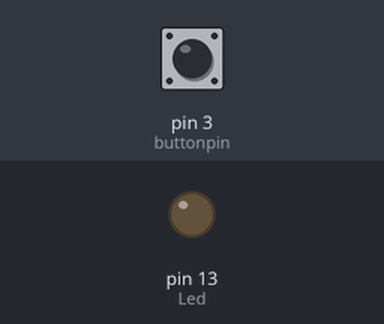
Bench run of a sketch on a simulated Arduino Uno, built with avr-gcc and run on an emulated ATmega328P. On the bench: output pins drawn as LEDs (lit = HIGH). Dashed ring = blinking. The inputs (shaded band) are chosen by the test bench; at power-on: pin 3 (buttonpin) LOW. What the sketch prints to the serial monitor is not drawn.

Above: at 1.2 s.
1.3 s: pin 3 (buttonpin) pulled HIGH for 0.15 s
At 1.38 s:
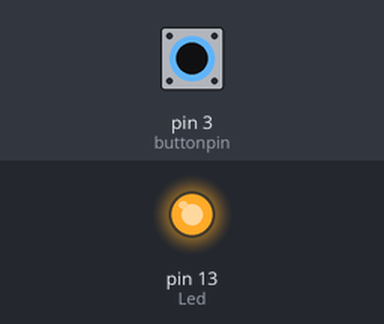
2.9 s: pin 3 (buttonpin) pulled HIGH for 0.15 s
At 4.0 s:
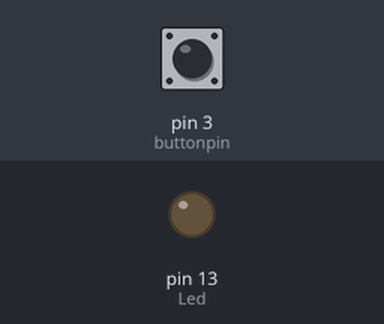
6.0 s: pin 3 (buttonpin) pulled HIGH for 3.2 s
At 7.2 s:
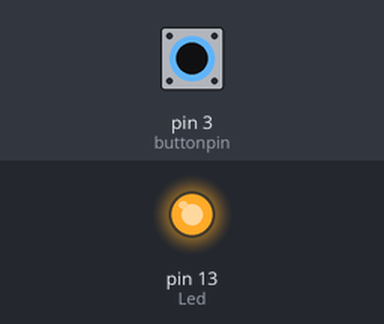
10.7 s: pin 3 (buttonpin) pulsed HIGH 2 times (0.12 s each, 0.3 s apart)
At 10.76 s:
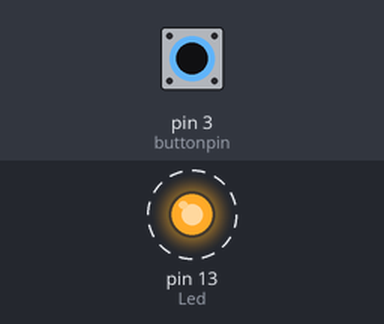
14.3 s: pin 3 (buttonpin) pulsed HIGH 5 times (0.12 s each, 0.3 s apart)
At 16.1 s:
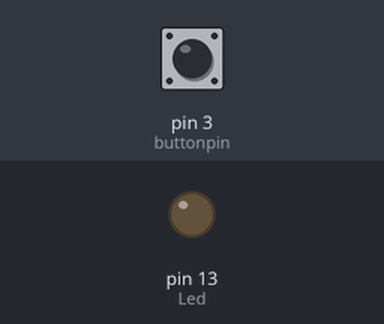
Timing chart, 0 to 17.6 s (numbered marks = the images above; inputs shaded):
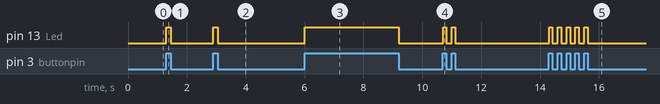

The sketch:

LightBlocking.ino
```cpp
int Led=13;                            //定义LED 接口
int buttonpin=3;                       //定义光遮断传感器接口
int val;                               //定义数字变量val
void setup(){
    pinMode(Led,OUTPUT);               //定义LED 为输出接口
    pinMode(buttonpin,INPUT);          //定义光遮断传感器为输出接口
    Serial.begin(9600);
}

void loop(){
    val=digitalRead(buttonpin);        //将数字接口3的值读取赋给val
    if(val==HIGH){                     //当光遮断传感器检测有信号时，LED 闪烁
        digitalWrite(Led,HIGH);
        Serial.println("HIGH");
    }
    else{
        digitalWrite(Led,LOW);
        Serial.println("LOW");
    }
}
```

Measured:
- after the input at 1.3 s, pin 13 (Led): LOW → HIGH at once, → LOW 0.16 s later
- after the input at 2.9 s, pin 13 (Led): LOW → HIGH at once, → LOW 0.15 s later
- after the input at 6.0 s, pin 13 (Led): LOW → HIGH at once, → LOW 3.2 s later
- after the input at 10.7 s, pin 13 (Led): alternates HIGH for 0.12 s and LOW for 0.18 s, 4 changes in all, then stays LOW, starting at once
- after the input at 14.3 s, pin 13 (Led): alternates HIGH for 0.12 s and LOW for 0.18 s, 10 changes in all, then stays LOW, starting at once
